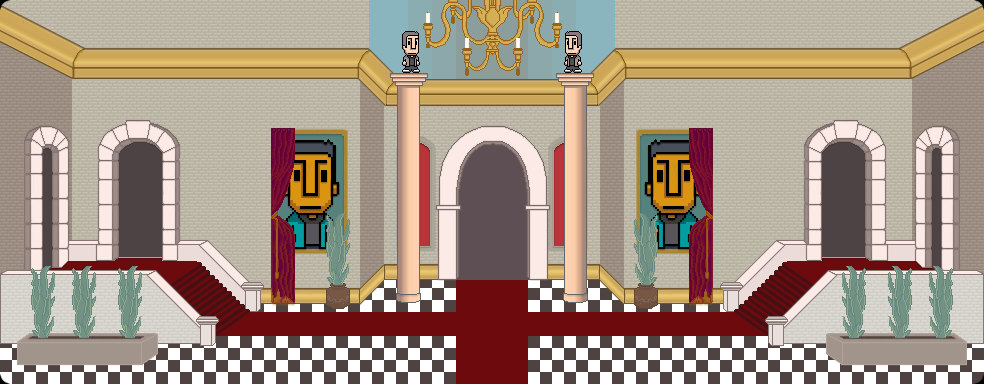

The image is a tile-based game level rendered from a .tmx file. Its description and source (layers, tilesets, objects; grid data summarised) follow:
An orthogonal 41x16 tile map with 24x24 px tiles, 3 tile layers (Tile Layer 1, Tile Layer 2, Tile Layer 3) and 8 objects (2x sprite, 2x door, entrance).

<map version="1.0" orientation="orthogonal" width="41" height="16" tilewidth="24" tileheight="24">
 <properties>
  <property name="offset" value="2" />
  <property name="soundtrack" value="abeds-castle" />
 </properties>
 <tileset firstgid="1" name="newtown-castle-interior" tilewidth="24" tileheight="24">
  <image source="newtown-castle-interior.png" width="720" height="432" />
 </tileset>
 <layer name="Tile Layer 1" width="41" height="16">
  <data>[656 cells, 591 non-empty, 29 distinct tile ids]</data>
 </layer>
 <layer name="Tile Layer 2" width="41" height="16">
  <data>[656 cells, 318 non-empty, 133 distinct tile ids]</data>
 </layer>
 <layer name="Tile Layer 3" width="41" height="16">
  <data>[656 cells, 213 non-empty, 117 distinct tile ids]</data>
 </layer>
 <objectgroup name="nodes" width="41" height="16">
  <object type="entrance" x="480" y="275" width="24" height="48" />
  <object type="sprite" x="211" y="143" width="29" height="50">
   <properties>
    <property name="animation" value="1-4,1" />
    <property name="height" value="48" />
    <property name="sheet" value="images/torch_flipped.png" />
    <property name="width" value="24" />
   </properties>
  </object>
  <object type="sprite" x="745" y="143" width="29" height="50">
   <properties>
    <property name="animation" value="1-4,1" />
    <property name="height" value="48" />
    <property name="sheet" value="images/torch.png" />
    <property name="width" value="24" />
   </properties>
  </object>
  <object type="door" x="821" y="192" width="43" height="68">
   <properties>
    <property name="level" value="abedcave" />
   </properties>
  </object>
  <object type="door" x="456" y="264" width="71" height="61">
   <properties>
    <property name="level" value="abedtown" />
    <property name="reenter" value="true" />
   </properties>
  </object>
 </objectgroup>
 <objectgroup color="#55557f" name="wall" width="41" height="16">
  <object x="912" y="0" width="72" height="384" />
  <object x="0" y="0" width="72" height="384" />
 </objectgroup>
 <objectgroup name="platform" width="41" height="16">
  <object x="24" y="264">
   <properties>
    <property name="drop" value="false" />
   </properties>
   <polygon points="0,0 144,0 204,61 731,61 792,0 936,0 936,96 0,96" />
  </object>
 </objectgroup>
</map>
